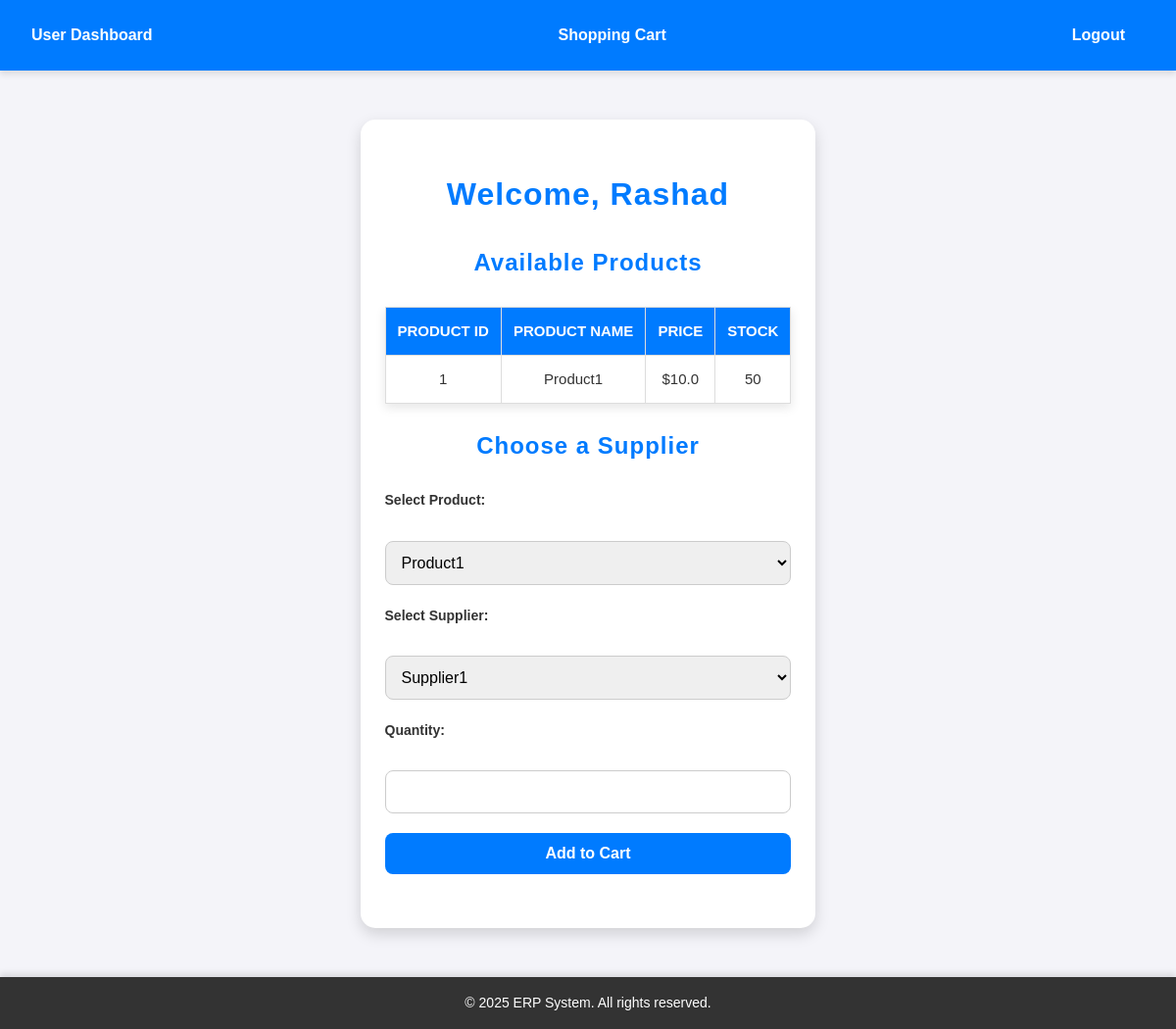
Screenshot of /user_dashboard (signed in) with the database file from the repository.
### app.py (models this page shows)
class User(db.Model):
    id = db.Column(db.Integer, primary_key=True)
    username = db.Column(db.String(100), nullable=False)
    email = db.Column(db.String(100), unique=True, nullable=False)
    password = db.Column(db.String(200), nullable=False)
    role = db.Column(db.String(10), nullable=False)  # 'manager' или 'user'
    is_active = db.Column(db.Boolean, default=False)  # Указывает, активен ли пользователь

class Product(db.Model):
    id = db.Column(db.Integer, primary_key=True)
    name = db.Column(db.String(100), nullable=False)
    price = db.Column(db.Float, nullable=False)
    stock = db.Column(db.Integer, nullable=False)

### app.py (the view)
@app.route('/user_dashboard')
def user_dashboard():
    if 'user_id' not in session or session['role'] != 'user':
        return redirect(url_for('home'))
    user = User.query.get(session['user_id'])
    products = Product.query.all()
    suppliers = Supplier.query.all()
    return render_template('user_dashboard.html', user=user, products=products, suppliers=suppliers)

### templates/user_dashboard.html (shortened to what this page needs)
{% extends "base.html" %}
{% block content %}
    <h2>Welcome, {{ user.username }}</h2>
    <h3>Available Products</h3>
    <table>
        <thead>
            <tr>
                <th>Product ID</th>
                <th>Product Name</th>
                <th>Price</th>
                <th>Stock</th>
            </tr>
        </thead>
        <tbody>
            {% for product in products %}
                <tr>
                    <td>{{ product.id }}</td>
                    <td>{{ product.name }}</td>
                    <td>${{ product.price }}</td>
                    <td>{{ product.stock }}</td>
                </tr>
            {% endfor %}
        </tbody>
    </table>
    <h3>Choose a Supplier</h3>
    <form method="POST" action="{{ url_for('shopping_cart') }}">
        <label for="product_id">Select Product:</label>
        <select name="product_id" id="product_id" required>
            {% for product in products %}
                <option value="{{ product.id }}">{{ product.name }}</option>
            {% endfor %}
        </select>
        <label for="supplier_id">Select Supplier:</label>
        <select name="supplier_id" id="supplier_id" required>
            {% for supplier in suppliers %}
                <option value="{{ supplier.id }}">{{ supplier.name }}</option>
            {% endfor %}
        </select>
        <label for="quantity">Quantity:</label>
        <input type="number" name="quantity" id="quantity" min="1" required>
        <button type="submit" class="button">Add to Cart</button>
    </form>
{% endblock %}

### static/style.css (style rules this page uses)
body { font-family: 'Arial', sans-serif; background-color: #f4f4f9; margin: 0; padding: 0; color: #333; line-height: 1.6; display: flex; flex-direction: column; min-height: 100vh; }
h1, h2, h3 { text-align: center; color: #007bff; font-weight: 700; margin-bottom: 25px; letter-spacing: 1px; }
h2 { font-size: 2rem; }
h3 { font-size: 1.5rem; }
.button, button { background-color: #007bff; color: white; padding: 12px 25px; border: none; border-radius: 8px; font-size: 16px; font-weight: bold; cursor: pointer; text-decoration: none; text-align: center; display: inline-block; transition: background-color 0.3s ease, box-shadow 0.3s ease, transform 0.2s; }
form { display: flex; flex-direction: column; gap: 20px; margin-bottom: 30px; }
label { font-weight: bold; margin-bottom: 10px; font-size: 14px; }
input, select { padding: 12px; border: 1px solid #ccc; border-radius: 8px; font-size: 16px; box-sizing: border-box; width: 100%; }
table { width: 100%; border-collapse: collapse; margin-top: 20px; box-shadow: 0 4px 10px rgba(0, 0, 0, 0.1); background-color: white; }
table th, table td { border: 1px solid #ddd; text-align: center; padding: 12px; font-size: 15px; }
table th { background-color: #007bff; color: white; font-weight: bold; text-transform: uppercase; }

### rows the page displays
User: username "Rashad"
Product: id "1", name "Product1", price "10.0", stock "50"

### other values shown
form field product_id "Product1"
form field supplier_id "Supplier1"
